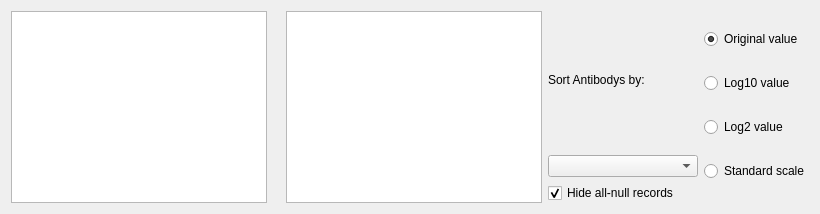
          <widget class="QWidget" name="tabHeat">
           <attribute name="title">
            <string>HeatMap</string>
           </attribute>
           <layout class="QGridLayout" name="gridLayout_54">
            <item row="0" column="3">
             <layout class="QVBoxLayout" name="verticalLayout_5">
              <item>
               <widget class="QLabel" name="label_78">
                <property name="text">
                 <string>Sort Antibodys by:</string>
                </property>
               </widget>
              </item>
              <item>
               <widget class="QComboBox" name="comboBoxSortField">
                <property name="minimumSize">
                 <size>
                  <width>150</width>
                  <height>0</height>
                 </size>
                </property>
               </widget>
              </item>
             </layout>
            </item>
            <item row="1" column="3">
             <widget class="QCheckBox" name="checkBoxHideNull">
              <property name="text">
               <string>Hide all-null records</string>
              </property>
              <property name="checked">
               <bool>true</bool>
              </property>
             </widget>
            </item>
            <item row="0" column="4" rowspan="2">
             <layout class="QVBoxLayout" name="verticalLayout_3">
              <item>
               <widget class="QRadioButton" name="radioButtonOriginal">
                <property name="text">
                 <string>Original value</string>
                </property>
                <property name="checked">
                 <bool>true</bool>
                </property>
               </widget>
              </item>
              <item>
               <widget class="QRadioButton" name="radioButtonLog10">
                <property name="text">
                 <string>Log10 value</string>
                </property>
               </widget>
              </item>
              <item>
               <widget class="QRadioButton" name="radioButtonLog2">
                <property name="text">
                 <string>Log2 value</string>
                </property>
               </widget>
              </item>
              <item>
               <widget class="QRadioButton" name="radioButtonScale">
                <property name="text">
                 <string>Standard scale</string>
                </property>
               </widget>
              </item>
             </layout>
            </item>
            <item row="0" column="1" rowspan="2">
             <layout class="QVBoxLayout" name="verticalLayout_6">
              <item>
               <widget class="QLabel" name="label_79">
                <property name="minimumSize">
                 <size>
                  <width>0</width>
                  <height>0</height>
                 </size>
                </property>
                <property name="maximumSize">
                 <size>
                  <width>25</width>
                  <height>25</height>
                 </size>
                </property>
                <property name="text">
                 <string/>
                </property>
                <property name="pixmap">
                 <pixmap resource="Resources/VgenesResources.qrc">:/PNG-Icons/right_arrow.png</pixmap>
                </property>
                <property name="scaledContents">
                 <bool>true</bool>
                </property>
               </widget>
              </item>
              <item>
               <widget class="QLabel" name="label_77">
                <property name="minimumSize">
                 <size>
                  <width>0</width>
                  <height>0</height>
                 </size>
                </property>
                <property name="maximumSize">
                 <size>
                  <width>25</width>
                  <height>25</height>
                 </size>
                </property>
                <property name="text">
                 <string/>
                </property>
                <property name="pixmap">
                 <pixmap resource="Resources/VgenesResources.qrc">:/PNG-Icons/right_arrow.png</pixmap>
                </property>
                <property name="scaledContents">
                 <bool>true</bool>
                </property>
               </widget>
              </item>
             </layout>
            </item>
            <item row="0" column="0" rowspan="2">
             <widget class="QListWidget" name="listWidgetAll">
              <property name="minimumSize">
               <size>
                <width>0</width>
                <height>70</height>
               </size>
              </property>
             </widget>
            </item>
            <item row="0" column="2" rowspan="2">
             <widget class="QListWidget" name="listWidgetSelected">
              <property name="minimumSize">
               <size>
                <width>0</width>
                <height>70</height>
               </size>
              </property>
             </widget>
            </item>
           </layout>
          </widget>
